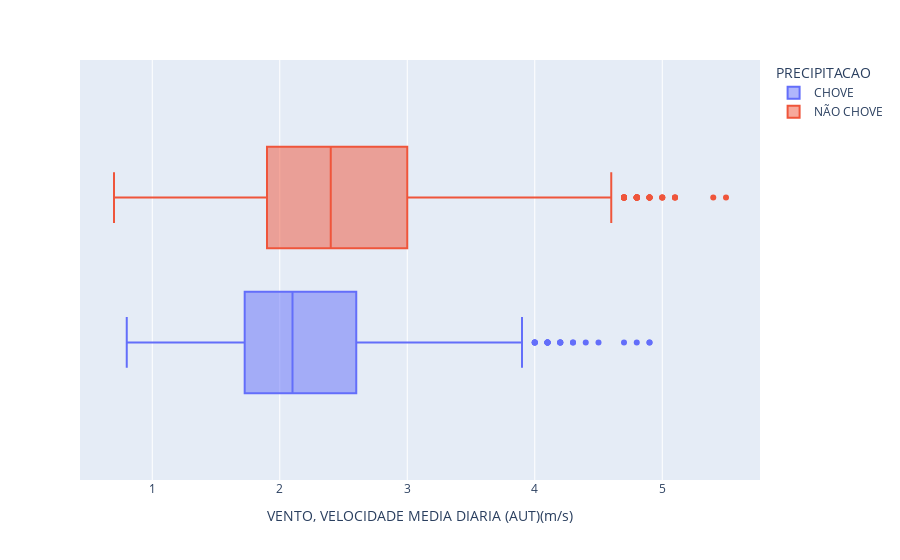

The notebook cell saved with this chart:
### Code cell
px.box(df, x ='VENTO, VELOCIDADE MEDIA DIARIA (AUT)(m/s)', color = 'PRECIPITACAO' )

### Figure 1 — Plotly figure (JSON) as saved in the notebook; plotly's stock layout.template omitted (floating-point values rounded to 4 significant figures; data arrays with more than 128 entries replaced by an {"elided": "..."} marker saying what was removed)
{"data": [{"alignmentgroup": "True", "hovertemplate": "PRECIPITACAO=CHOVE<br>VENTO, VELOCIDADE MEDIA DIARIA (AUT)(m/s)=%{x}<extra></extra>", "legendgroup": "CHOVE", "marker": {"color": "#636efa"}, "name": "CHOVE", "notched": false, "offsetgroup": "CHOVE", "orientation": "h", "showlegend": true, "type": "box", "x": {"elided": "2375 float values"}, "x0": " ", "xaxis": "x", "y0": " ", "yaxis": "y"}, {"alignmentgroup": "True", "hovertemplate": "PRECIPITACAO=NÃO CHOVE<br>VENTO, VELOCIDADE MEDIA DIARIA (AUT)(m/s)=%{x}<extra></extra>", "legendgroup": "NÃO CHOVE", "marker": {"color": "#EF553B"}, "name": "NÃO CHOVE", "notched": false, "offsetgroup": "NÃO CHOVE", "orientation": "h", "showlegend": true, "type": "box", "x": {"elided": "4164 float values"}, "x0": " ", "xaxis": "x", "y0": " ", "yaxis": "y"}], "layout": {"boxmode": "group", "legend": {"title": {"text": "PRECIPITACAO"}, "tracegroupgap": 0}, "margin": {"t": 60}, "xaxis": {"anchor": "y", "domain": [0, 1], "title": {"text": "VENTO, VELOCIDADE MEDIA DIARIA (AUT)(m/s)"}}, "yaxis": {"anchor": "x", "domain": [0, 1]}}}
